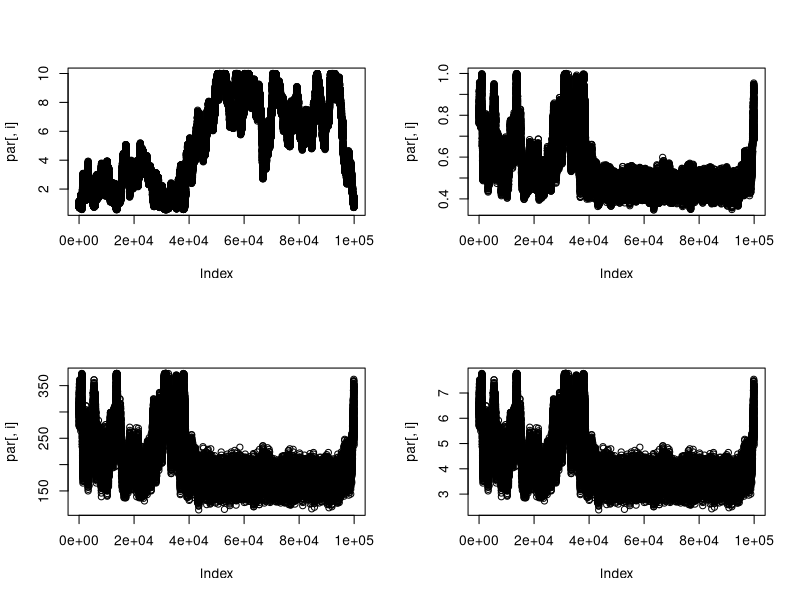

R code for this plot:
#RJ-MCMC for aerial survey data to run in parallel
#code modified from Cornelia Oedekoven
#author: Lisa-Marie Harrison
#date: 25/07/2016

dat <- list(y=
              c(1, 1, 1, 1, 1, 1, 1, 1, 1, 1, 1, 1, 1, 1, 1, 1, 1, 1, 1, 1, 
                1, 1, 1, 1, 1, 1, 1, 1, 1, 1, 1, 1, 1, 1, 1, 1, 1, 1, 1, 1, 1, 
                1, 1, 1, 1, 1, 1, 1, 1, 1, 1, 1, 1, 1, 1, 1, 1, 1, 1, 1, 1, 1, 
                1, 1, 1, 1, 1, 1, 1, 1, 1, 1, 1, 0, 0, 0, 0, 0, 0, 0, 0, 0, 0, 
                0, 0, 0, 0, 0, 0, 0, 0, 0, 0, 0, 0, 0, 0, 0, 0, 0, 0, 0, 0, 0, 
                0, 0, 0, 0, 0, 0, 0, 0, 0, 0, 0, 0, 0, 0, 0, 0, 0, 0, 0, 0, 0, 
                0, 0, 0, 0, 0, 0, 0, 0, 0, 0, 0, 0, 0, 0, 0, 0, 0, 0, 0, 0, 0, 
                0, 0, 0, 0, 0, 0, 0, 0, 0, 0, 0, 0, 0, 0, 0, 0, 0, 0, 0, 0, 0, 
                0, 0, 0, 0, 0, 0, 0, 0, 0, 0, 0, 0, 0, 0, 0, 0, 0, 0, 0, 0, 0, 
                0, 0, 0, 0, 0, 0, 0, 0, 0, 0, 0, 0, 0, 0, 0, 0, 0, 0, 0, 0, 0, 
                0, 0, 0, 0, 0, 0, 0, 0, 0, 0, 0, 0, 0, 0, 0, 0, 0, 0, 0, 0, 0, 
                0, 0, 0, 0, 0, 0, 0, 0, 0, 0, 0, 0, 0, 0, 0, 0, 0, 0, 0, 0, 0, 
                0, 0, 0, 0, 0, 0, 0, 0, 0, 0, 0, 0, 0, 0, 0, 0, 0, 0, 0, 0, 0, 
                0, 0, 0, 0, 0, 0, 0, 0, 0, 0, 0, 0, 0, 0, 0, 0, 0, 0, 0, 0, 0, 
                0, 0, 0, 0, 0, 0, 0, 0, 0, 0, 0, 0, 0, 0, 0, 0, 0, 0, 0, 0, 0, 
                0, 0, 0, 0, 0, 0, 0, 0, 0, 0, 0, 0, 0, 0, 0, 0, 0, 0, 0, 0, 0, 
                0, 0, 0, 0, 0, 0, 0, 0, 0, 0, 0, 0, 0, 0, 0, 0, 0, 0, 0, 0, 0, 
                0, 0, 0, 0, 0, 0, 0, 0, 0, 0, 0, 0, 0, 0, 0, 0, 0),
            x=c(0.72, 0.26, 0.58, 0.92, 1.64, 0.85, 1.64, 1.57, 0.22, 0.72, 
                0.87, 0.51, 0, 0.73, 0, 1.29, 1.64, 0.72, 0.3, 0.71, 1.51, 0.69, 
                0.9, 0.65, 1.66, 0.38, 3.78, 0.78, 0.42, 0, 4, 1.75, 0.3, 0.35, 
                0.86, 0.32, 2, 2.72, 0.26, 0.77, 0.41, 2, 0.86, 0, 0.94, 0.55, 
                0.1, 0.85, 0, 0.78, 0, 0.96, 0, 0.64, 1.88, 0, 1.61, 1.5, 0.64, 
                1.93, 1.06, 1.15, 1.43, 1.29, 2.46, 1.23, 1.23, 1.53, 1.43, 0.34, 
                0.96, 2.6, 0.09, NA, NA, NA, NA, NA, NA, NA, NA, NA, NA, NA, 
                NA, NA, NA, NA, NA, NA, NA, NA, NA, NA, NA, NA, NA, NA, NA, NA, 
                NA, NA, NA, NA, NA, NA, NA, NA, NA, NA, NA, NA, NA, NA, NA, NA, 
                NA, NA, NA, NA, NA, NA, NA, NA, NA, NA, NA, NA, NA, NA, NA, NA, 
                NA, NA, NA, NA, NA, NA, NA, NA, NA, NA, NA, NA, NA, NA, NA, NA, 
                NA, NA, NA, NA, NA, NA, NA, NA, NA, NA, NA, NA, NA, NA, NA, NA, 
                NA, NA, NA, NA, NA, NA, NA, NA, NA, NA, NA, NA, NA, NA, NA, NA, 
                NA, NA, NA, NA, NA, NA, NA, NA, NA, NA, NA, NA, NA, NA, NA, NA, 
                NA, NA, NA, NA, NA, NA, NA, NA, NA, NA, NA, NA, NA, NA, NA, NA, 
                NA, NA, NA, NA, NA, NA, NA, NA, NA, NA, NA, NA, NA, NA, NA, NA, 
                NA, NA, NA, NA, NA, NA, NA, NA, NA, NA, NA, NA, NA, NA, NA, NA, 
                NA, NA, NA, NA, NA, NA, NA, NA, NA, NA, NA, NA, NA, NA, NA, NA, 
                NA, NA, NA, NA, NA, NA, NA, NA, NA, NA, NA, NA, NA, NA, NA, NA, 
                NA, NA, NA, NA, NA, NA, NA, NA, NA, NA, NA, NA, NA, NA, NA, NA, 
                NA, NA, NA, NA, NA, NA, NA, NA, NA, NA, NA, NA, NA, NA, NA, NA, 
                NA, NA, NA, NA, NA, NA, NA, NA, NA, NA, NA, NA, NA, NA, NA, NA, 
                NA, NA, NA, NA, NA, NA, NA, NA, NA, NA, NA, NA, NA, NA, NA, NA, 
                NA, NA, NA, NA, NA, NA, NA, NA, NA, NA, NA, NA, NA, NA, NA, NA, 
                NA, NA, NA, NA, NA, NA, NA, NA, NA, NA, NA, NA, NA, NA, NA, NA, 
                NA),
            nind=73,
            nz=300)

init <- list(theta = 1, psi = 0.8, z = c(1, 1, 1, 1, 1, 1, 1, 1, 1, 1, 1, 1, 1, 1, 1, 1, 1, 1, 1, 1, 
                                         1, 1, 1, 1, 1, 1, 1, 1, 1, 1, 1, 1, 1, 1, 1, 1, 1, 1, 1, 1, 
                                         1, 1, 1, 1, 1, 1, 1, 1, 1, 1, 1, 1, 1, 1, 1, 1, 1, 1, 1, 1, 
                                         1, 1, 1, 1, 1, 1, 1, 1, 1, 1, 1, 1, 1,
                                         0, 0, 0, 0, 0, 0, 0, 0, 0, 0, 0, 0, 0, 0, 0, 0, 0, 0, 0, 0, 
                                         0, 0, 0, 0, 0, 0, 0, 0, 0, 0, 0, 0, 0, 0, 0, 0, 0, 0, 0, 0, 
                                         0, 0, 0, 0, 0, 0, 0, 0, 0, 0, 0, 0, 0, 0, 0, 0, 0, 0, 0, 0, 
                                         0, 0, 0, 0, 0, 0, 0, 0, 0, 0, 0, 0, 0, 0, 0, 0, 0, 0, 0, 0, 
                                         0, 0, 0, 0, 0, 0, 0, 0, 0, 0, 0, 0, 0, 0, 0, 0, 0, 0, 0, 0, 
                                         0, 0, 0, 0, 0, 0, 0, 0, 0, 0, 0, 0, 0, 0, 0, 0, 0, 0, 0, 0, 
                                         0, 0, 0, 0, 0, 0, 0, 0, 0, 0, 0, 0, 0, 0, 0, 0, 0, 0, 0, 0, 
                                         0, 0, 0, 0, 0, 0, 0, 0, 0, 0, 0, 0, 0, 0, 0, 0, 0, 0, 0, 0, 
                                         0, 0, 0, 0, 0, 0, 0, 0, 0, 0, 0, 0, 0, 0, 0, 0, 0, 0, 0, 0, 
                                         0, 0, 0, 0, 0, 0, 0, 0, 0, 0, 0, 0, 0, 0, 0, 0, 0, 0, 0, 0, 
                                         0, 0, 0, 0, 0, 0, 0, 0, 0, 0, 0, 0, 0, 0, 0, 0, 0, 0, 0, 0, 
                                         0, 0, 0, 0, 0, 0, 0, 0, 0, 0, 0, 0, 0, 0, 0, 0, 0, 0, 0, 0, 
                                         0, 0, 0, 0, 0, 0, 0, 0, 0, 0, 0, 0, 0, 0, 0, 0, 0, 0, 0, 0, 
                                         0, 0, 0, 0, 0, 0, 0, 0, 0, 0, 0, 0, 0, 0, 0, 0, 0, 0, 0, 0, 
                                         0, 0, 0, 0, 0, 0, 0, 0, 0, 0, 0, 0, 0, 0, 0, 0, 0, 0, 0, 0))



library(compiler)

########################################  set initial values ##############

nind <- 73 #73 individuals
nz <- 300

# number of iterations
nt <- 100000

#initial parameters
cur_theta <- init$theta
cur_psi   <- init$psi
z <- init$z
dat$x[(nind+1):length(dat$x)] <- runif(nz, 0, 4)

#matrix to hold parameter estimates
par <- matrix(NA, nrow = nt + 1, ncol = 4)
colnames(par) <- c("theta", "phi", "N", "D")
par[1, ] <- c(cur_theta, cur_psi, NA, NA)

############################### the priors ###########################################################

l.prior.theta <- function (t) {
  
  theta.prior <- log(dunif(t, 0, 10))
  
  return (theta.prior)
}

l.prior.psi <- function (p) {
  
  psi.prior <- log(dunif(p, 0, 1))
  
  return (psi.prior)
  
}

########################## the likelihood function ######################

log.lik.fct <- function (p) {
  
  theta <- p[1] # theta
  psi   <- p[2] # psi
  
  #count likelihood 
  l.pois.bern <- log(dbinom(sum(dat$y), sum(z), psi*mean(f.hn.function(dat$x, theta))))
  
  return(l.pois.bern)
  
}


########################## the detection function ######################

# using a half-normal detection function for line transects
f.hn.function <- function (dis, sigma) {
  f <- exp(-(dis/sigma)^2)
  return(f)
}
f.hn.function <- cmpfun(f.hn.function)

#################################  the MCMC algorithm ######################################
# nt is the number of iterations and is set above
# row 1 is filled in with initial values for parameters and models

for (i in 2:nt) {
  
  if (i %% 1000 == 0) {
    print(i)
  }
  
  ######### updating the density model parameters #############
  
  # theta
  new_theta <- cur_theta + rnorm(1, 0, 0.05) 
  num <- log.lik.fct(c(new_theta, cur_psi)) + l.prior.theta(new_theta) 
  den <- log.lik.fct(c(cur_theta, cur_psi)) + l.prior.theta(cur_theta) 
  A <- min(1, exp(num-den))
  if (runif(1) <= A) {
    cur_theta <- new_theta #if accepted, update current parameters
  } 
  
  ######### updating the count model parameters #############
  
  # psi
  new_psi <- cur_psi + rnorm(1, 0, 0.01) # must be 0 - 1
  while (new_psi <=0 | new_psi >= 1) {
    new_psi <- cur_psi + rnorm(1, 0, 0.01) 
  }
  num <- log.lik.fct(c(cur_theta, new_psi)) + l.prior.psi(new_psi)
  den <- log.lik.fct(c(cur_theta, cur_psi)) + l.prior.psi(cur_psi)
  A <- min(1, exp(num - den))
  if (runif(1) <= A) {
    cur_psi <- new_psi #if accepted, update current parameters
  } 
  
  ######### data augmentation #############
  
  z <- rbinom(nind+nz, 1, cur_psi) # latent indicator variables from data augmentation
  x <- runif(nz, 0, 4) # distance is a random variable
  dat$x[(nind+1):length(dat$x)] <- x
  # p    <- f.hn.function(x, cur_theta)
  # mu   <- z[(nind+1):length(z)] * p
  # for (j in 1:length(mu)) {
  #   dat$y[(nind+1):length(dat$y)] <- rbinom(1, 1, mu[j]) # observation model
  # }
  
  N <- sum(z)
  D <- N / 48 # 48 km*km = total area of transects
  
  
  #save estimates
  par[i, ] <- c(cur_theta, cur_psi, N, D)
  
} # end of iteration 



par <- na.omit(par)

par(mfrow = c(2, 2))
for (i in 1:4) {
  plot(par[, i])
}

#par <- par[1000:nrow(par), ] #remove 1000 sample burn-in

summary_tab <- cbind(colMeans(par), apply(par, 2, sd))
rownames(summary_tab) <- c("theta", "psi", "N", "D")
colnames(summary_tab) <- c("mean", "sd")
summary_tab

